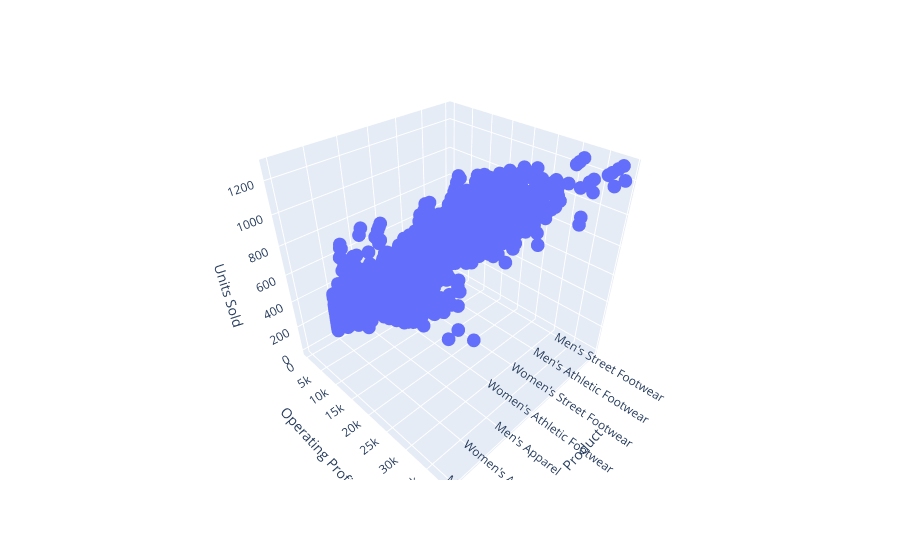

The code cell stored with this chart in its notebook:
### Code cell
px.scatter_3d(df,x='Product',y='Operating Profit',z='Units Sold')

### Figure 1 — Plotly figure (JSON) as saved in the notebook; plotly's stock layout.template omitted (floating-point values rounded to 4 significant figures; data arrays with more than 128 entries replaced by an {"elided": "..."} marker saying what was removed)
{"data": [{"hovertemplate": "Product=%{x}<br>Operating Profit=%{y}<br>Units Sold=%{z}<extra></extra>", "legendgroup": "", "marker": {"color": "#636efa", "symbol": "circle"}, "mode": "markers", "name": "", "scene": "scene", "showlegend": false, "type": "scatter3d", "x": {"elided": "9641 str values"}, "y": {"elided": "9641 float values"}, "z": {"elided": "9641 int values"}}], "layout": {"legend": {"tracegroupgap": 0}, "margin": {"t": 60}, "scene": {"domain": {"x": [0, 1], "y": [0, 1]}, "xaxis": {"title": {"text": "Product"}}, "yaxis": {"title": {"text": "Operating Profit"}}, "zaxis": {"title": {"text": "Units Sold"}}}}}
